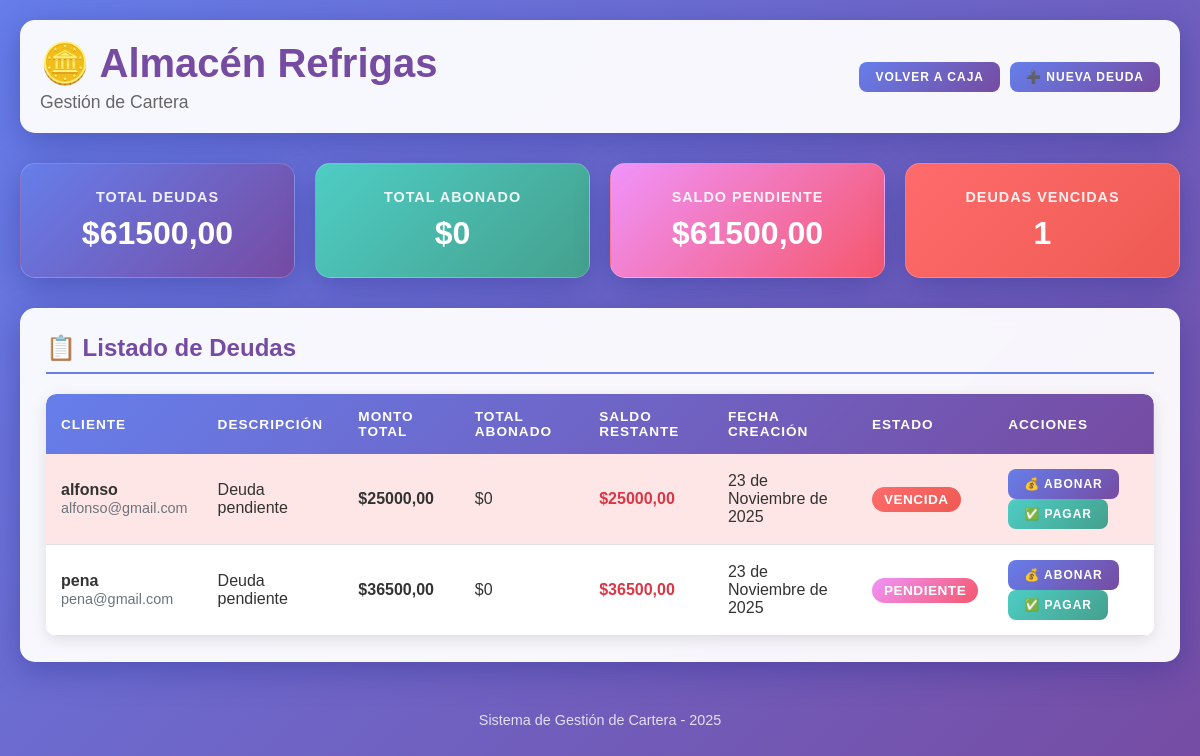
The page /cartera/ on the database as committed earlier.
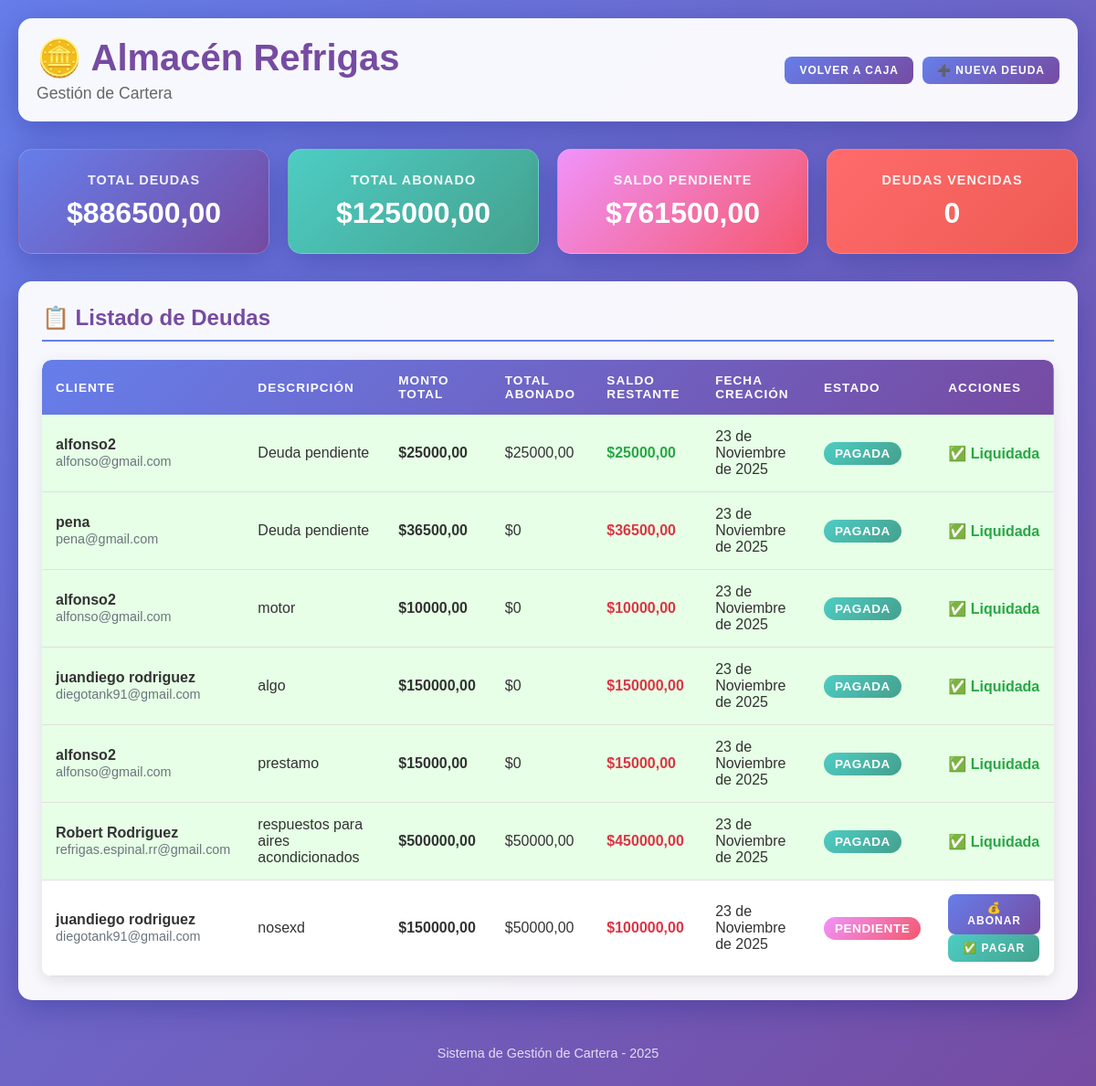
The same page on the database as committed later.
### cartera/models.py (models this page shows, shortened)
class Deuda(models.Model):
    cliente = models.ForeignKey(Cliente, on_delete=models.CASCADE)
    monto = models.DecimalField(max_digits=10, decimal_places=2)
    fecha = models.DateField(auto_now_add=True)
    pagada = models.BooleanField(default=False)
    descripcion = models.CharField(max_length=200, blank=True, default='Deuda pendiente')
    fecha_vencimiento = models.DateField(null=True, blank=True)
    def calcular_saldo_restante(self):
        total_abonado = self.abono_set.aggregate(
            total=Sum('monto')
        )['total'] or Decimal('0.00')
        return self.monto - total_abonado
    def esta_vencida(self):
        if not self.fecha_vencimiento:
            return False
        hoy = timezone.now().date()
        saldo_restante = self.calcular_saldo_restante()
        return self.fecha_vencimiento < hoy and saldo_restante > 0 and not self.pagada

class Cliente(models.Model):
    nombre = models.CharField(max_length=100)
    correo = models.EmailField(unique=True)
    telefono = models.CharField(max_length=15, blank=True)
    direccion = models.CharField(max_length=200, blank=True, default='')

### cartera/views.py (the view)
# urls.py: path('', views.listado_deudas, name='listado_deudas'),
def listado_deudas(request):
    deudas = Deuda.objects.all()
    deudas_con_info = []
    total_deudas = Decimal('0.00')
    total_abonado_general = Decimal('0.00')
    deudas_vencidas_count = 0
    for deuda in deudas:
        saldo_restante = deuda.calcular_saldo_restante()
        total_abonado = deuda.monto - saldo_restante
        esta_vencida = deuda.esta_vencida()
        if esta_vencida:
            deudas_vencidas_count += 1
        total_deudas += deuda.monto
        total_abonado_general += total_abonado
        deudas_con_info.append({
            'deuda': deuda,
            'saldo_restante': saldo_restante,
            'total_abonado': total_abonado,
            'esta_vencida': esta_vencida
        })
    context = {
        'deudas_con_info': deudas_con_info,
        'total_deudas': total_deudas,
        'total_abonado_general': total_abonado_general,
        'saldo_pendiente_total': total_deudas - total_abonado_general,
        'deudas_vencidas_count': deudas_vencidas_count,
    }
    return render(request, 'listado.html', context)

### templates/listado.html (shortened to what this page needs)
<!DOCTYPE html>
<html lang="es">
<head>
</head>
<body>
    <div class="container">
        <div class="header">
            <div class="header-content">
                <h1>🪙 Almacén Refrigas</h1>
                <p>Gestión de Cartera</p>
            </div>
            <div class="header-actions">
                <a href="/" class="btn btn-sm">Volver a Caja</a>
                <a href="/cartera/crear-deuda/" class="btn btn-primary btn-sm">➕ Nueva Deuda</a>
            </div>
        </div>
        <div class="resumen">
            <div class="resumen-item primary">
                <h4>Total Deudas</h4>
                <div class="valor">${{ total_deudas|default:"0" }}</div>
            </div>
            <div class="resumen-item success">
                <h4>Total Abonado</h4>
                <div class="valor">${{ total_abonado_general|default:"0" }}</div>
            </div>
            <div class="resumen-item warning">
                <h4>Saldo Pendiente</h4>
                <div class="valor">${{ saldo_pendiente_total|default:"0" }}</div>
            </div>
            <div class="resumen-item danger">
                <h4>Deudas Vencidas</h4>
                <div class="valor">{{ deudas_vencidas_count|default:"0" }}</div>
            </div>
        </div>
        <div class="card">
            <h3>📋 Listado de Deudas</h3>
            {% if deudas_con_info %}
                <div class="table-container">
                    <table>
                        <thead>
                            <tr>
                                <th>Cliente</th>
                                <th>Descripción</th>
                                <th>Monto Total</th>
                                <th>Total Abonado</th>
                                <th>Saldo Restante</th>
                                <th>Fecha Creación</th>
                                <th>Estado</th>
                                <th>Acciones</th>
                            </tr>
                        </thead>
                        <tbody>
                            {% for item in deudas_con_info %}
                                <tr class="{% if item.esta_vencida %}vencida{% elif item.deuda.pagada %}pagada{% endif %}">
                                    <td>
                                        <strong>{{ item.deuda.cliente.nombre }}</strong><br>
                                        <span class="text-muted">{{ item.deuda.cliente.correo }}</span>
                                    </td>
                                    <td>{{ item.deuda.descripcion|default:"Sin descripción" }}</td>
                                    <td><strong>${{ item.deuda.monto }}</strong></td>
                                    <td>${{ item.total_abonado|default:"0" }}</td>
                                    <td>
                                        <span class="{% if item.saldo_restante > 0 %}text-danger{% else %}text-success{% endif %}">
                                            ${{ item.saldo_restante|default:item.deuda.monto }}
                                        </span>
                                    </td>
                                    <td>{{ item.deuda.fecha }}</td>
                                    <td>
                                        {% if item.deuda.pagada %}
                                            <span class="badge badge-success">Pagada</span>
                                        {% elif item.esta_vencida %}
                                            <span class="badge badge-danger">Vencida</span>
                                        {% else %}
                                            <span class="badge badge-warning">Pendiente</span>
                                        {% endif %}
                                    </td>
                                    <td>
                                        {% if not item.deuda.pagada %}
                                            <button type="button" class="btn btn-primary btn-sm" onclick="openModal('modal{{ item.deuda.id }}')">
                                                💰 Abonar
                                            </button>
                                            <form method="post" action="{% url 'marcar_como_pagada' item.deuda.id %}" style="display: inline; margin-top: 5px;">
                                                <button type="submit" class="btn btn-success btn-sm" onclick="return confirm('¿Marcar esta deuda como pagada?')">
                                                    ✅ Pagar
                                                </button>
                                            </form>
                                        {% else %}
                                            <span class="text-success">✅ Liquidada</span>
                                        {% endif %}
                                    </td>
                                </tr>
                            {% endfor %}
                        </tbody>
                    </table>
                </div>
            {% else %}
                <div class="empty-state">
                    <h4>No hay deudas registradas</h4>
                    <p>No se encontraron deudas en el sistema.</p>
                    <a href="/cartera/crear-deuda/" class="btn btn-primary">Agregar Primera Deuda</a>
                </div>
            {% endif %}
        </div>
        <div class="footer">
            Sistema de Gestión de Cartera - <span class="current-year">{{ current_year }}</span>
        </div>
    </div>
</body>
</html>

### templates/listado.html (style rules this page uses)
* { margin: 0; padding: 0; box-sizing: border-box; }
body { font-family: 'Arial', sans-serif; background: linear-gradient(135deg, #667eea 0%, #764ba2 100%); min-height: 100vh; color: #333; }
.container { max-width: 1400px; margin: 0 auto; padding: 20px; }
.header { background: rgba(255, 255, 255, 0.95); backdrop-filter: blur(10px); padding: 20px; border-radius: 15px; box-shadow: 0 8px 32px rgba(31, 38, 135, 0.37); margin-bottom: 30px; display: flex; justify-content: space-between; align-items: center; flex-wrap: wrap; gap: 15px; }
.header-content { flex: 1; }
.header h1 { color: #764ba2; font-size: 2.5em; margin-bottom: 5px; }
.header p { color: #666; font-size: 1.1em; }
.header-actions { display: flex; gap: 10px; align-items: center; flex-wrap: wrap; }
.btn { background: linear-gradient(135deg, #667eea 0%, #764ba2 100%); color: white; border: none; padding: 12px 25px; border-radius: 8px; cursor: pointer; font-size: 14px; font-weight: bold; transition: all 0.3s ease; text-transform: uppercase; letter-spacing: 1px; text-decoration: none; display: inline-block; }
.btn-success { background: linear-gradient(135deg, #4ecdc4 0%, #44a08d 100%); }
.btn-primary { background: linear-gradient(135deg, #667eea 0%, #764ba2 100%); }
.btn-sm { padding: 8px 16px; font-size: 12px; }
.resumen { display: grid; grid-template-columns: repeat(auto-fit, minmax(250px, 1fr)); gap: 20px; margin-bottom: 30px; }
.resumen-item { background: rgba(255, 255, 255, 0.95); backdrop-filter: blur(10px); padding: 25px; border-radius: 15px; text-align: center; box-shadow: 0 8px 32px rgba(31, 38, 135, 0.37); border: 1px solid rgba(255, 255, 255, 0.18); }
.resumen-item.primary { background: linear-gradient(135deg, #667eea 0%, #764ba2 100%); color: white; }
.resumen-item.success { background: linear-gradient(135deg, #4ecdc4 0%, #44a08d 100%); color: white; }
.resumen-item.warning { background: linear-gradient(135deg, #f093fb 0%, #f5576c 100%); color: white; }
.resumen-item.danger { background: linear-gradient(135deg, #ff6b6b 0%, #ee5a52 100%); color: white; }
.resumen-item h4 { font-size: 0.9em; margin-bottom: 10px; opacity: 0.9; text-transform: uppercase; letter-spacing: 1px; }
.resumen-item .valor { font-size: 2em; font-weight: bold; }
.card { background: rgba(255, 255, 255, 0.95); backdrop-filter: blur(10px); border-radius: 15px; padding: 25px; box-shadow: 0 8px 32px rgba(31, 38, 135, 0.37); border: 1px solid rgba(255, 255, 255, 0.18); margin-bottom: 30px; }
.card h3 { color: #764ba2; margin-bottom: 20px; font-size: 1.5em; border-bottom: 2px solid #667eea; padding-bottom: 10px; }
.table-container { overflow-x: auto; border-radius: 10px; box-shadow: 0 4px 15px rgba(0, 0, 0, 0.1); }
table { width: 100%; border-collapse: collapse; background: white; border-radius: 10px; overflow: hidden; }
thead { background: linear-gradient(135deg, #667eea 0%, #764ba2 100%); color: white; }
th { padding: 15px; text-align: left; font-weight: bold; text-transform: uppercase; font-size: 0.85em; letter-spacing: 1px; }
td { padding: 15px; border-bottom: 1px solid #e0e0e0; }
tr.pagada { background-color: #e6ffe6; }
.badge { display: inline-block; padding: 5px 12px; border-radius: 20px; font-size: 0.85em; font-weight: bold; text-transform: uppercase; letter-spacing: 0.5px; }
.badge-success { background: linear-gradient(135deg, #4ecdc4 0%, #44a08d 100%); color: white; }
.badge-warning { background: linear-gradient(135deg, #f093fb 0%, #f5576c 100%); color: white; }
.text-success { color: #28a745; font-weight: bold; }
.text-danger { color: #dc3545; font-weight: bold; }
.text-muted { color: #6c757d; font-size: 0.9em; }
.footer { text-align: center; color: rgba(255, 255, 255, 0.8); padding: 20px; font-size: 0.9em; }

Rows that differ between the two databases and show on the page:
changed Deuda (number 1 of 7 on the later page): deuda.cliente.nombre "alfonso" → "alfonso2"; total_abonado "0" → "25000,00"; pagada "VENCIDA 💰 ABONAR ✅ PAGAR" → "PAGADA ✅ Liquidada"
changed Deuda "pena": pagada "PENDIENTE 💰 ABONAR ✅ PAGAR" → "PAGADA ✅ Liquidada"
added Deuda: deuda.cliente.nombre "alfonso2", deuda.cliente.correo "alfonso@gmail.com", deuda.descripcion "motor", deuda.monto "10000,00", total_abonado "0", saldo_restante "10000,00", deuda.fecha "23 de Noviembre de 2025", pagada "PAGADA"
added Deuda: deuda.cliente.nombre "juandiego rodriguez", deuda.cliente.correo "diegotank91@gmail.com", deuda.descripcion "algo", deuda.monto "150000,00", total_abonado "0", saldo_restante "150000,00", deuda.fecha "23 de Noviembre de 2025", pagada "PAGADA"
added Deuda: deuda.cliente.nombre "alfonso2", deuda.cliente.correo "alfonso@gmail.com", deuda.descripcion "prestamo", deuda.monto "15000,00", total_abonado "0", saldo_restante "15000,00", deuda.fecha "23 de Noviembre de 2025", pagada "PAGADA"
added Deuda: deuda.cliente.nombre "Robert Rodriguez", deuda.cliente.correo "refrigas.espinal.rr@gmail.com", deuda.descripcion "respuestos para aires acondicionados", deuda.monto "500000,00", total_abonado "50000,00", saldo_restante "450000,00", deuda.fecha "23 de Noviembre de 2025", pagada "PAGADA"
added Deuda: deuda.cliente.nombre "juandiego rodriguez", deuda.cliente.correo "diegotank91@gmail.com", deuda.descripcion "nosexd", deuda.monto "150000,00", total_abonado "50000,00", saldo_restante "100000,00", deuda.fecha "23 de Noviembre de 2025", pagada "PENDIENTE"
Other text that changed with them:
{{ total_deudas|default:"0" }}: "61500,00" → "886500,00"
{{ total_abonado_general|default:"0" }}: "0" → "125000,00"
{{ saldo_pendiente_total|default:"0" }}: "61500,00" → "761500,00"
{{ deudas_vencidas_count|default:"0" }}: "1" → "0"
